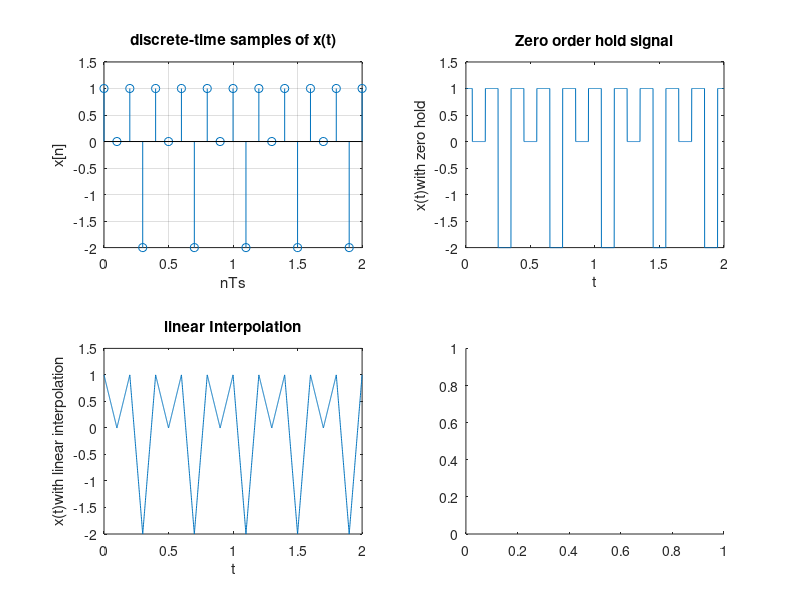

Reproduce this figure in MATLAB. (Note: this script raises an error after producing the figure.)
t_fine = 0:0.001:2;
xt = sin(5*pi*t_fine) + cos(10*pi*t_fine);
Ts = 0.1;
t_samples = 0:Ts:2;
k = length (t_samples);
x =zeros(1,k);
for n = 0:k-1
    x(n+1) = sin(5*pi*n*Ts) + cos(10*pi*n*Ts);
end
figure('NumberTitle', 'off', 'Name','Question 1');
 subplot(2,2,1);
 stem(t_samples,x);grid on;
 xlabel('nTs');
 ylabel('x[n]');
 title('discrete-time samples of x(t)');
 
 %%%%%%%%%%% Zero Order Hold %%%%%%%%%%%%
subplot(2,2,2);
h = interp1(t_samples,x,t_fine,'nearest');
plot(t_fine,h);
xlabel('t');
ylabel('x(t)with zero hold');
title('Zero order hold signal');

%%%%%%%%% Linear Interpolation %%%%%%%%%%%

subplot(2,2,3);
h = interp1(t_samples,x,t_fine,'linear');
plot(t_fine,h);
xlabel('t');
ylabel('x(t)with linear interpolation');
title('linear Interpolation');

%%%%%%%%% Sinc Interpolation %%%%%%%%%%%

subplot(2,2,4);
xr = sinc_interp((t_samples/Ts),x,Ts,t_fine);
plot(t_fine,xr);
xlabel('t');
ylabel('x(t)with sinc interpolation');
title('sinc Interpolation');